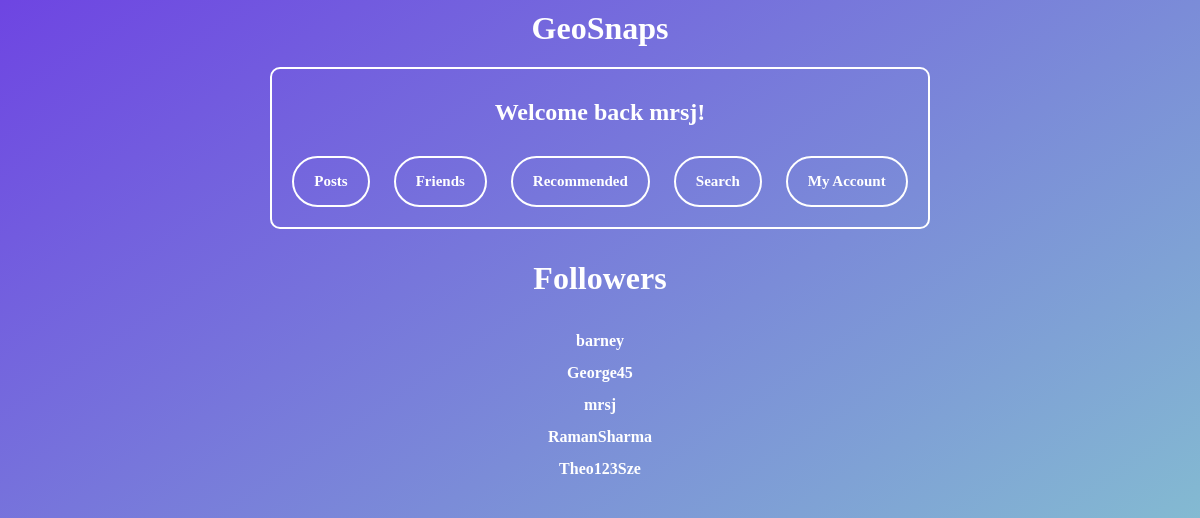
Page /followerlist?id=TobyS (signed in) on the committed database.
### tables this page shows
CREATE TABLE "friendrequests" (
	"usersend"	TEXT,
	"userreceive"	TEXT,
	"status"	INTEGER DEFAULT 0
, "timesent"	TEXT);

### main.py (the view)
@web_site.route('/followerlist')
def followerlist():
    if "username" not in session:
        return redirect("/login")
    msg = ""
    username = session["username"]
    viewusername = request.args.get('id')
    con = sqlite3.connect('database.db')
    con.row_factory = sqlite3.Row
    sql = "SELECT * FROM friendrequests WHERE userreceive = ? AND status = 2"
    cursor = con.cursor()
    cursor.execute(sql, (viewusername,))
    rows = cursor.fetchall()
    usernames = []
    for row in rows:
        usernames.append(row['usersend'])
    usernames = mergesort(usernames)
    rows = sorted(rows, key=lambda x: usernames.index(x["usersend"].lower()))
    if rows == []:
        msg = "No followers...yet? :("
    return render_template("followerlist.html", rows=rows, username=username, msg=msg)

### templates/followerlist.html (shortened to what this page needs)
{% extends 'base.html' %}
{% block content %}
<h1>Followers</h1>
<div class="namelink">
  <table border = "1" class="centered-table">
    {% for row in rows %}
    <tr>
      {% if row["userreceive"] == username %}
        <td><a href ='/removefollower?id={{row["usersend"]}}'>{{row["usersend"]}}</a></td>
      {% else %}
        {% if row["usersend"] == username %}
          <td><a href ='/account'>{{row["usersend"]}}</a></td>
        {% else %}
          <td><a href ='/viewaccount?id={{row["usersend"]}}'>{{row["usersend"]}}</a></td>
        {% endif %}
      {% endif %}
    </tr>
    {% endfor %}
  </table>
</div>
{% endblock %}

### templates/base.html (shortened to what this page needs)
<html>
<head>
<link href="/static/style.css" rel="stylesheet">
</head>
<body>
<a href='/GeoSnaps' style="display: block; text-decoration: none; color: white; pointer-events: none;">
  <h1 style="margin: 0px;">
    <span style="pointer-events: auto;">GeoSnaps</span>
  </h1>
</a>
<div class="buttonbox">
  {% if session["username"] %}
    <h2>Welcome back {{ session["username"] }}!</h2>
    <a href ='/allposts' class="linkbutton">Posts</a>
    <a href ='/friends' class="linkbutton">Friends</a>
    <a href ='/recommended' class="linkbutton">Recommended</a>
    <a href ='/search' class="linkbutton">Search</a>
    <a href ='/account' class="linkbutton">My Account</a>
  {% else %}
    <h2>You are not logged in</h2>
    <a href ='/Index' class="linkbutton">Register</a>
    <a href ='/login' class="linkbutton">Login</a>
  {% endif %}
</div>
  {% block content %}{% endblock %}
</body>
</html>

### static/style.css (style rules this page uses)
body { background: linear-gradient(to bottom right, #6e45e2, #88d3ce); text-align: center; }
h1 { color:white; font-family:Verdana; }
h2 { color:white; font-family:Verdana; }
a { font-weight:bold; text-decoration:none; margin:10px; }
.linkbutton { display: inline-flex; align-items: center; justify-content: center; padding: 15px 20px; font-family: "Verdana"; font-weight: 700; font-size: 15px; text-decoration: none; color: #FFFFFF; border: 2px solid #FFFFFF; border-radius: 30px; }
.buttonbox { border: 2px solid white; border-radius: 10px; padding: 10px; margin: 10px; display: inline-block; }
.centered-table { margin: 0 auto; color:white; font-family:Verdana; border: 1px solid transparent; border-spacing: 10px; font-weight:bold; text-align: center; }

### templates/followerlist.html (style rules this page uses)
.namelink a { text-decoration: none; color: white; font-family:Verdana; }

### rows in the picture
friendrequests: username "mrsj", usersend "mrsj"
friendrequests: usersend "barney"
friendrequests: usersend "George45"
friendrequests: usersend "RamanSharma"
friendrequests: usersend "Theo123Sze"
